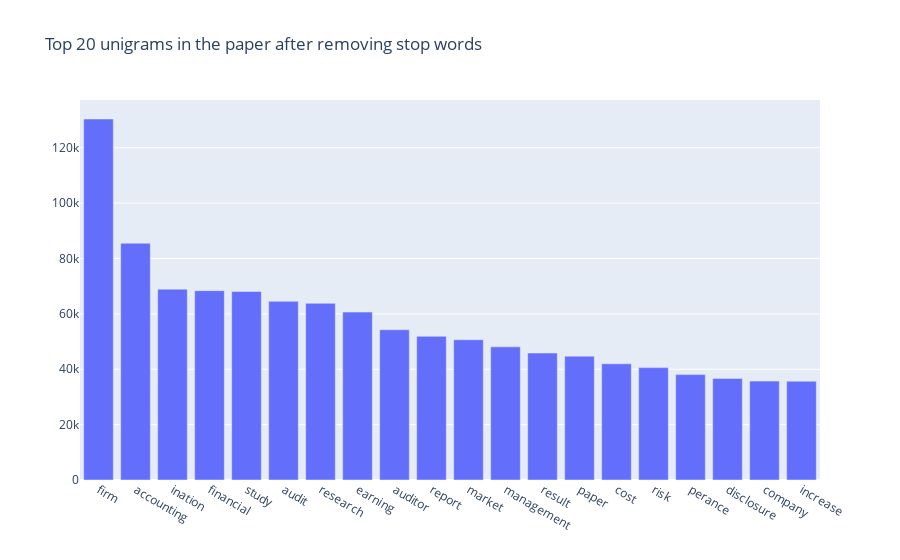

Notebook code cell kept with this figure:
### Markdown cell above
## Unigrams

### Code cell
from plotly.offline import plot
import plotly.graph_objects as go
import plotly.express as px

def get_top_n_words(corpus, n=None):
    vec = CountVectorizer(stop_words=stop_list).fit(corpus)
    bag_of_words = vec.transform(corpus)
    sum_words = bag_of_words.sum(axis=0) 
    words_freq = [(word, sum_words[0, idx]) for word, idx in vec.vocabulary_.items()]
    words_freq =sorted(words_freq, key = lambda x: x[1], reverse=True)
    return words_freq[:n]
common_words = get_top_n_words(dt3c['content_3'], NUM_OF_WORDS_IN_EACH_TOPIC)
df2 = pd.DataFrame(common_words, columns = ['unigram' , 'count'])

fig = go.Figure([go.Bar(x=df2['unigram'], y=df2['count'])])
fig.update_layout(title=go.layout.Title(text="Top {} unigrams in the paper after removing stop words".format(NUM_OF_WORDS_IN_EACH_TOPIC)))
fig.show()

### Figure 1 — Plotly figure (JSON) as saved in the notebook; plotly's stock layout.template omitted (floating-point values rounded to 4 significant figures)
{"data": [{"type": "bar", "x": ["firm", "accounting", "ination", "financial", "study", "audit", "research", "earning", "auditor", "report", "market", "management", "result", "paper", "cost", "risk", "perance", "disclosure", "company", "increase"], "y": [130392, 85512, 68933, 68393, 68089, 64526, 63817, 60647, 54278, 51877, 50671, 48087, 45857, 44728, 41975, 40592, 38063, 36703, 35714, 35690]}], "layout": {"title": {"text": "Top 20 unigrams in the paper after removing stop words"}}}
